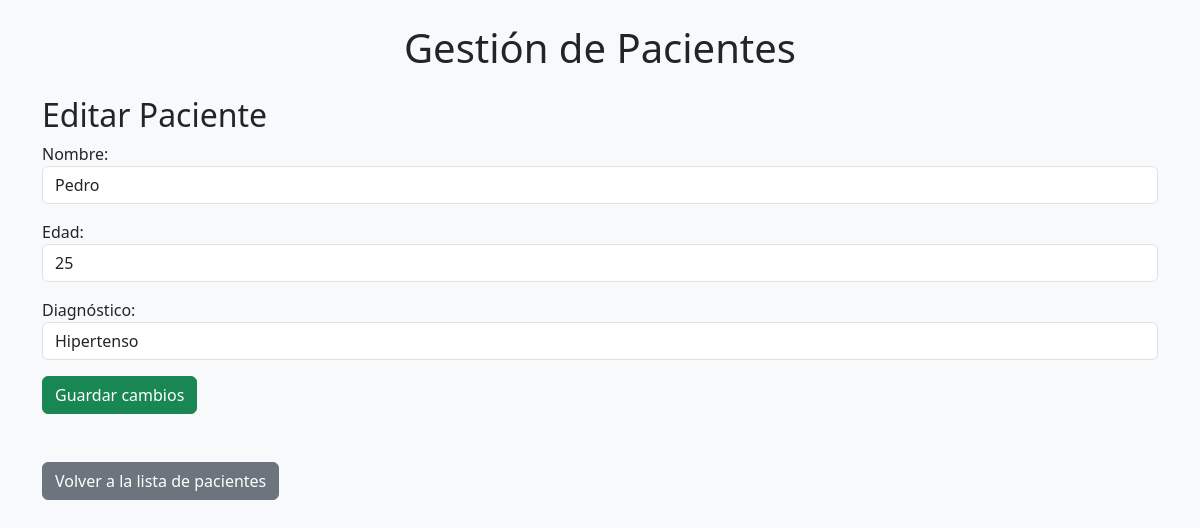
Before: /editar_paciente/2 with the older database file.
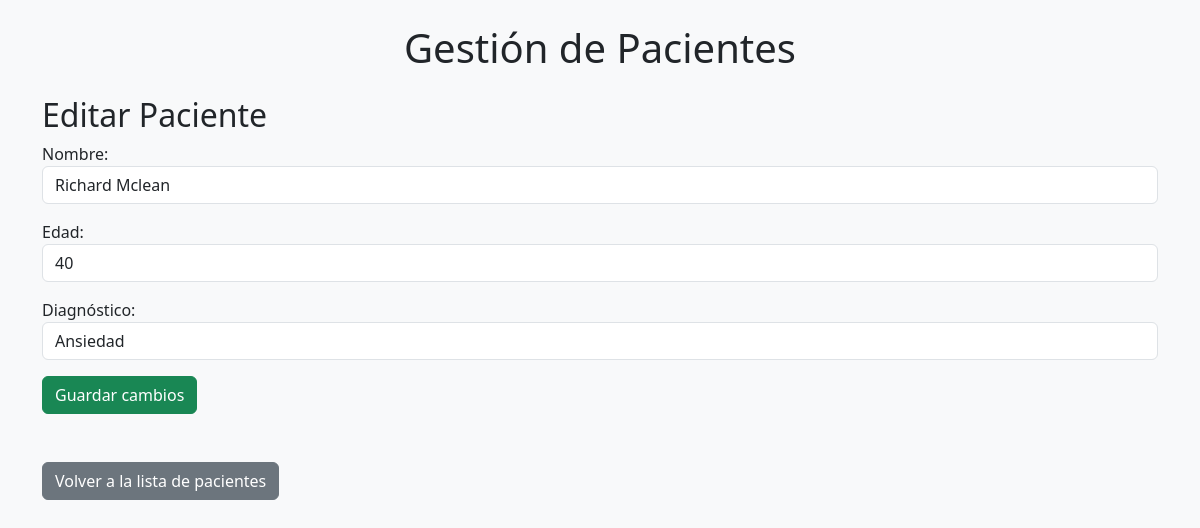
After: the same page with the newer database file.
### tables this page shows
CREATE TABLE Pacientes (
            id INTEGER PRIMARY KEY AUTOINCREMENT,
            nombre TEXT NOT NULL,
            edad INTEGER NOT NULL,
            diagnostico TEXT NOT NULL
        );

### app.py (the view, shortened to what this page needs)
@app.route('/editar_paciente/<int:id>', methods=['GET', 'POST'])
def editar_paciente(id):
    paciente = db.obtener_paciente_por_id(id)
    return render_template('editar_paciente.html', paciente=paciente)

### db.py (called while the page is built)
def obtener_paciente_por_id(id):
    conn = sqlite3.connect('data.db')
    cursor = conn.cursor()
    cursor.execute('SELECT * FROM Pacientes WHERE id = ?', (id,))
    paciente = cursor.fetchone()
    conn.close()
    return paciente

### templates/editar_paciente.html (shortened to what this page needs)
{% extends  "base.html" %}
{% block content %}
    <h2>Editar Paciente</h2>
    <form action="" method="post">
        <div class="mb-3">
            <label for="nombre">Nombre:</label>
            <input type="text" id="nombre" name="nombre" value="{{ paciente[1] }}" class="form-control">
        </div>
        <div class="mb-3">
            <label for="edad">Edad:</label>
            <input type="number" id="edad" name="edad" value="{{ paciente[2] }}" class="form-control">
        </div>
        <div class="mb-3">
            <label for="diagnostico">Diagnóstico:</label>
            <input type="text" id="diagnostico" name="diagnostico" value="{{ paciente[3] }}" class="form-control">
        </div>
        <button type="submit" class="btn btn-success">Guardar cambios</button>
    </form>
    <br><br>
    <a href="{{ url_for('index') }}" class="btn btn-secondary">Volver a la lista de pacientes</a>
{% endblock %}

### templates/base.html (shortened to what this page needs)
<!DOCTYPE html>
<html lang="es">
<head>
    <link href="https://cdn.jsdelivr.net/npm/bootstrap@5.3.5/dist/css/bootstrap.min.css" rel="stylesheet">
</head>
<body class="bg-light">
    <div class="container mt-4">
        <h1 class="mb-4 text-center">Gestión de Pacientes</h1>
        {% block content %}
        {% endblock %}
    </div>
</body>
</html>

Changed rows visible on the page:
changed Pacientes: nombre "Pedro" → "Richard Mclean"; edad "25" → "40"; diagnostico "Hipertenso" → "Ansiedad"
